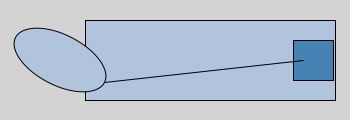
Frame 1 (no input)
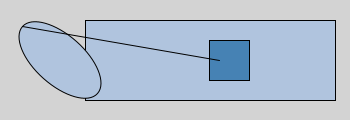
Frame 60 (the mouse pressed at the canvas centre just before this capture)
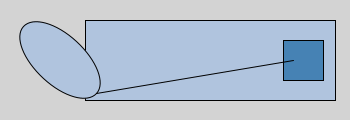
Frame 120 (the mouse held since frame 60 and released just before this capture)

The Processing sketch that drew these frames (run headless with seeded random() and noise(); from frame 60 on, the mouse is pressed at the canvas centre):

// Processing sketch: processing_75530
// ── processing_75530.pde

float rpm = 30;
float cranklen = 50;
float rodlen = 200;

void setup()
{
  size(350,120);
  shapeMode(CENTER);
  ellipseMode(CENTER);
  rectMode(CENTER);
}

void draw()
{
  background(211);
  
  float minutes = norm( millis() , 0, 60.*1000.); //60s in minute, 1000ms in s
  float revolutions = lerp(0,rpm, minutes);
  float angle = lerp(0,TWO_PI, revolutions);
  
  float x = cranklen*cos(angle);
  float y = cranklen*sin(angle);
  float p = sqrt(rodlen*rodlen-y*y);
  
  float rodangle = atan2(y,p);
  
  translate(height/2,height/2); // put center of crank at (0,0)
  drawcylinder(150,0,250,80);
  
  pushMatrix(); // preserve coordinate-system
  rotate(angle);
  drawcrank(0,0,50,50);
  popMatrix(); // restore coordinate-system
  
  pushMatrix();
  translate(x+p,0); // piston AND rod position
  drawpiston(10,0,40,40);
  rotate(PI-rodangle);
  drawrod(0,0,120,10);
  popMatrix();
}


/* Color values from
  http://en.wikipedia.org/wiki/List_of_colors
*/
color   Lightsteelblue =  #B0C4DE;
color Steelblue =  #4682B4;

void drawcylinder(float x, float y, float width, float height)
{
  fill(Lightsteelblue);
  rect(x,y,width,height);
}
void drawpiston(float x, float y, float width, float height)
{
  fill(Steelblue);
  rect(x,y,width,height);
}
void drawcrank(float x, float y, float width, float height)
{
  line(x,y, x+cranklen,y);
  ellipse(x,y,cranklen*2,height);
}
void drawrod(float x, float y, float width, float height)
{
  line(x,y,x+rodlen,y);
}
